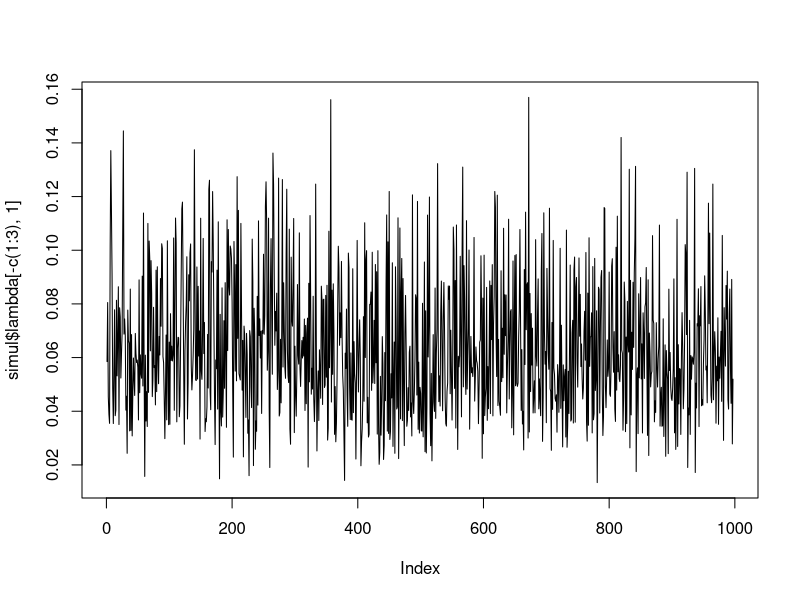

The R source for this figure:
y=c(5, 1, 5, 14, 3, 19, 1, 1, 4, 22)
t=c(94, 16, 63, 126, 5, 31, 1, 1, 2, 10)

fallasbombeogibbs<-function(y,t,lambdaini,betini,N){
  lambda=matrix(0,nrow=N,ncol=length(y))
  lambda[1,]=lambdaini
  bet=rep(0,times=N)
  bet[1]=betini
  for (cont in 2:N){
    for (i in 1:10){
      lambda[cont,i]=rgamma(1, y[i]+1,t[i]+bet[cont-1])
    }
    bet[cont]=rgamma(1,11,(sum(lambda[cont,])+40))
  }
  return(list(lambda=lambda,bet=bet))
}
N=1000
simul=fallasbombeogibbs(y,t,c(1,1,1,1,1,1,1,1,1,1),11,N)
simul
plot(simul$lambda[-c(1:3),1],type="l")
summary(simul$lambda)
